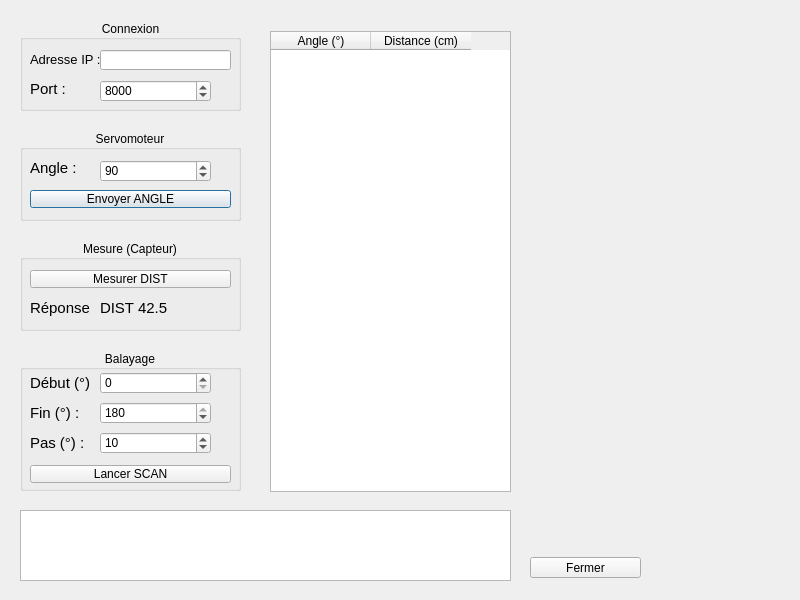
<?xml version="1.0" encoding="UTF-8"?>
<ui version="4.0">
 <class>Dialog</class>
 <widget class="QDialog" name="Dialog">
  <property name="geometry">
   <rect>
    <x>0</x>
    <y>0</y>
    <width>800</width>
    <height>600</height>
   </rect>
  </property>
  <property name="windowTitle">
   <string>Dialog</string>
  </property>
  <widget class="QGroupBox" name="groupBox">
   <property name="geometry">
    <rect>
     <x>20</x>
     <y>20</y>
     <width>221</width>
     <height>91</height>
    </rect>
   </property>
   <property name="title">
    <string>Connexion</string>
   </property>
   <property name="alignment">
    <set>Qt::AlignmentFlag::AlignCenter</set>
   </property>
   <widget class="QSpinBox" name="sbPort">
    <property name="geometry">
     <rect>
      <x>80</x>
      <y>60</y>
      <width>111</width>
      <height>22</height>
     </rect>
    </property>
    <property name="minimum">
     <number>1</number>
    </property>
    <property name="maximum">
     <number>65535</number>
    </property>
    <property name="value">
     <number>8000</number>
    </property>
   </widget>
   <widget class="QLineEdit" name="leIp">
    <property name="geometry">
     <rect>
      <x>80</x>
      <y>30</y>
      <width>131</width>
      <height>20</height>
     </rect>
    </property>
   </widget>
   <widget class="QLabel" name="label">
    <property name="geometry">
     <rect>
      <x>10</x>
      <y>31</y>
      <width>71</width>
      <height>16</height>
     </rect>
    </property>
    <property name="font">
     <font>
      <pointsize>10</pointsize>
     </font>
    </property>
    <property name="text">
     <string>Adresse IP :</string>
    </property>
   </widget>
   <widget class="QLabel" name="label_2">
    <property name="geometry">
     <rect>
      <x>10</x>
      <y>61</y>
      <width>61</width>
      <height>16</height>
     </rect>
    </property>
    <property name="font">
     <font>
      <pointsize>11</pointsize>
     </font>
    </property>
    <property name="text">
     <string>Port :</string>
    </property>
   </widget>
  </widget>
  <widget class="QGroupBox" name="groupBox_2">
   <property name="geometry">
    <rect>
     <x>20</x>
     <y>130</y>
     <width>221</width>
     <height>91</height>
    </rect>
   </property>
   <property name="title">
    <string>Servomoteur</string>
   </property>
   <property name="alignment">
    <set>Qt::AlignmentFlag::AlignCenter</set>
   </property>
   <widget class="QSpinBox" name="sbAngle">
    <property name="geometry">
     <rect>
      <x>80</x>
      <y>30</y>
      <width>111</width>
      <height>22</height>
     </rect>
    </property>
    <property name="maximum">
     <number>180</number>
    </property>
    <property name="value">
     <number>90</number>
    </property>
   </widget>
   <widget class="QLabel" name="label_3">
    <property name="geometry">
     <rect>
      <x>10</x>
      <y>30</y>
      <width>61</width>
      <height>16</height>
     </rect>
    </property>
    <property name="font">
     <font>
      <pointsize>11</pointsize>
     </font>
    </property>
    <property name="text">
     <string>Angle :</string>
    </property>
   </widget>
   <widget class="QPushButton" name="pbAngle">
    <property name="geometry">
     <rect>
      <x>10</x>
      <y>60</y>
      <width>201</width>
      <height>18</height>
     </rect>
    </property>
    <property name="text">
     <string>Envoyer ANGLE</string>
    </property>
   </widget>
  </widget>
  <widget class="QGroupBox" name="groupBox_3">
   <property name="geometry">
    <rect>
     <x>20</x>
     <y>240</y>
     <width>221</width>
     <height>91</height>
    </rect>
   </property>
   <property name="title">
    <string>Mesure (Capteur)</string>
   </property>
   <property name="alignment">
    <set>Qt::AlignmentFlag::AlignCenter</set>
   </property>
   <widget class="QPushButton" name="pbDist">
    <property name="geometry">
     <rect>
      <x>10</x>
      <y>30</y>
      <width>201</width>
      <height>18</height>
     </rect>
    </property>
    <property name="text">
     <string>Mesurer DIST</string>
    </property>
   </widget>
   <widget class="QLabel" name="label_4">
    <property name="geometry">
     <rect>
      <x>10</x>
      <y>60</y>
      <width>61</width>
      <height>16</height>
     </rect>
    </property>
    <property name="font">
     <font>
      <pointsize>11</pointsize>
     </font>
    </property>
    <property name="text">
     <string>Réponse :</string>
    </property>
   </widget>
   <widget class="QLabel" name="lbDist">
    <property name="geometry">
     <rect>
      <x>80</x>
      <y>60</y>
      <width>121</width>
      <height>16</height>
     </rect>
    </property>
    <property name="font">
     <font>
      <pointsize>11</pointsize>
     </font>
    </property>
    <property name="text">
     <string>DIST 42.5</string>
    </property>
   </widget>
  </widget>
  <widget class="QGroupBox" name="groupBox_4">
   <property name="geometry">
    <rect>
     <x>20</x>
     <y>350</y>
     <width>221</width>
     <height>141</height>
    </rect>
   </property>
   <property name="title">
    <string>Balayage</string>
   </property>
   <property name="alignment">
    <set>Qt::AlignmentFlag::AlignCenter</set>
   </property>
   <widget class="QSpinBox" name="sbDebut">
    <property name="geometry">
     <rect>
      <x>80</x>
      <y>22</y>
      <width>111</width>
      <height>22</height>
     </rect>
    </property>
    <property name="maximum">
     <number>180</number>
    </property>
   </widget>
   <widget class="QSpinBox" name="sbFin">
    <property name="geometry">
     <rect>
      <x>80</x>
      <y>52</y>
      <width>111</width>
      <height>22</height>
     </rect>
    </property>
    <property name="maximum">
     <number>180</number>
    </property>
    <property name="value">
     <number>180</number>
    </property>
   </widget>
   <widget class="QSpinBox" name="sbPas">
    <property name="geometry">
     <rect>
      <x>80</x>
      <y>82</y>
      <width>111</width>
      <height>22</height>
     </rect>
    </property>
    <property name="maximum">
     <number>180</number>
    </property>
    <property name="value">
     <number>10</number>
    </property>
   </widget>
   <widget class="QLabel" name="label_6">
    <property name="geometry">
     <rect>
      <x>10</x>
      <y>25</y>
      <width>61</width>
      <height>16</height>
     </rect>
    </property>
    <property name="font">
     <font>
      <pointsize>11</pointsize>
     </font>
    </property>
    <property name="text">
     <string>Début (°) :</string>
    </property>
   </widget>
   <widget class="QLabel" name="label_7">
    <property name="geometry">
     <rect>
      <x>10</x>
      <y>55</y>
      <width>61</width>
      <height>16</height>
     </rect>
    </property>
    <property name="font">
     <font>
      <pointsize>11</pointsize>
     </font>
    </property>
    <property name="text">
     <string>Fin (°) :</string>
    </property>
   </widget>
   <widget class="QLabel" name="label_8">
    <property name="geometry">
     <rect>
      <x>10</x>
      <y>85</y>
      <width>61</width>
      <height>16</height>
     </rect>
    </property>
    <property name="font">
     <font>
      <pointsize>11</pointsize>
     </font>
    </property>
    <property name="text">
     <string>Pas (°) :</string>
    </property>
   </widget>
   <widget class="QPushButton" name="pbScan">
    <property name="geometry">
     <rect>
      <x>10</x>
      <y>115</y>
      <width>201</width>
      <height>18</height>
     </rect>
    </property>
    <property name="text">
     <string>Lancer SCAN</string>
    </property>
   </widget>
  </widget>
  <widget class="QPlainTextEdit" name="teJournal">
   <property name="geometry">
    <rect>
     <x>20</x>
     <y>510</y>
     <width>491</width>
     <height>71</height>
    </rect>
   </property>
   <property name="readOnly">
    <bool>true</bool>
   </property>
  </widget>
  <widget class="QTableWidget" name="twMesures">
   <property name="geometry">
    <rect>
     <x>270</x>
     <y>31</y>
     <width>241</width>
     <height>461</height>
    </rect>
   </property>
   <column>
    <property name="text">
     <string>Angle (°)</string>
    </property>
   </column>
   <column>
    <property name="text">
     <string>Distance (cm)</string>
    </property>
   </column>
  </widget>
  <widget class="QPushButton" name="pbFermer">
   <property name="geometry">
    <rect>
     <x>530</x>
     <y>557</y>
     <width>111</width>
     <height>21</height>
    </rect>
   </property>
   <property name="text">
    <string>Fermer</string>
   </property>
  </widget>
 </widget>
 <resources/>
 <connections/>
</ui>
